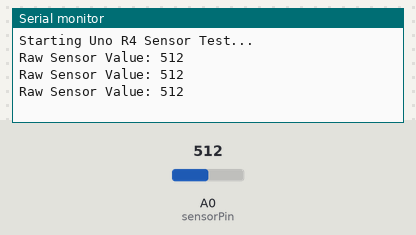
Recording of a sketch running on a simulated Arduino Uno, built with avr-gcc and run on an emulated ATmega328P. Parts: the last lines printed to the serial monitor. The inputs (shaded band) are chosen by the test bench; at power-on: A0 (sensorPin) = 512.

Above: at 3.2 s.
3.3 s: A0 (sensorPin) set to 716
At 3.9 s:
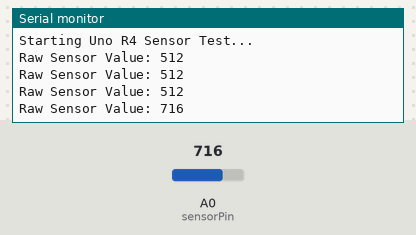
4.8 s: A0 (sensorPin) set to 900
At 5.4 s:
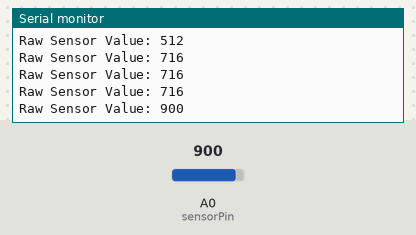
Timing chart, 0 to 7.8 s (numbered marks = the images above; inputs shaded):
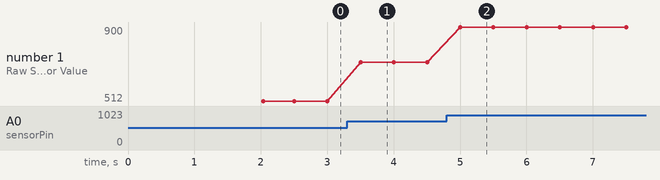

Measured:
- after the input at 3.3 s, the serial monitor: prints a new line after 0.20 s (image 1)
- after the input at 4.8 s, the serial monitor: prints a new line after 0.20 s (image 2)
- plotted number 1: 512 → 716 after the input at 3.3 s, 716 → 900 after the input at 4.8 s

The sketch:

humidity_and_temp.ino
```cpp
// --- UNO R4 SOIL SENSOR TEST SCRIPT ---

const int sensorPin = A0;

void setup() {
  // Uno R4 handles high baud rates easily, but make sure your Serial Monitor matches!
  Serial.begin(9600);

  // Wait a moment for the Serial Monitor to open
  delay(2000);
  Serial.println("Starting Uno R4 Sensor Test...");
}

void loop() {
  int sensorValue = analogRead(sensorPin);

  Serial.print("Raw Sensor Value: ");
  Serial.println(sensorValue);

  delay(500); // Read twice a second
}
```
